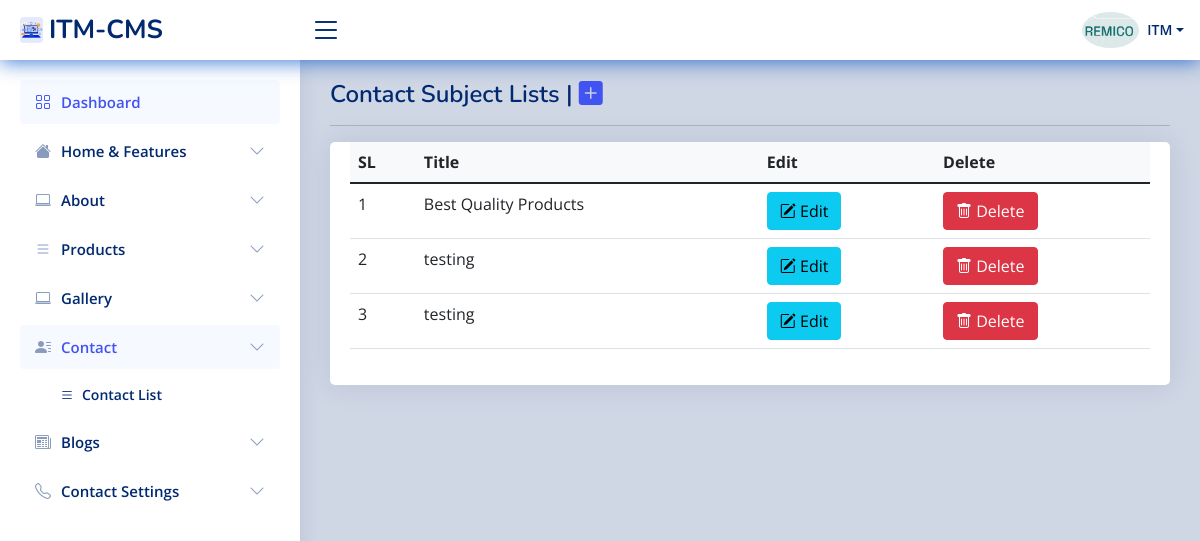
Page /itm-admin/user/contact-sub (signed in) on the committed database.
### tables this page shows
CREATE TABLE `stuff` (
  `userid` int(11) NOT NULL,
  `stuff_name` varchar(50) NOT NULL,
  `position` varchar(500) NOT NULL,
  `contact_info` varchar(50) NOT NULL,
  `business_name` varchar(500) NOT NULL,
  `business_details` varchar(250) NOT NULL,
  `service_charge` varchar(250) NOT NULL,
  `business_phone` varchar(100) NOT NULL,
  `business_email` varchar(250) NOT NULL,
  `biz_web` varchar(200) NOT NULL,
  `business_address` varchar(500) NOT NULL,
  `invoice_welcome` varchar(500) NOT NULL,
  `photo` varchar(150) NOT NULL,
  `sign_img` text NOT NULL,
  `join_date` date NOT NULL,
  `status` int(11) NOT NULL,
  `software_status` int(11) NOT NULL,
  `comments` varchar(500) NOT NULL,
  `division_id` int(11) NOT NULL,
  `district_id` int(11) NOT NULL,
  `upazila_id` int(11) NOT NULL,
  `inv_name` varchar(50) NOT NULL
);

CREATE TABLE `user` (
  `userid` int(11) NOT NULL,
  `full_name` varchar(250) NOT NULL,
  `username` varchar(50) NOT NULL,
  `password` varchar(200) NOT NULL,
  `access_level` int(11) NOT NULL,
  `status` int(11) NOT NULL,
  `expire_date` date NOT NULL
);

CREATE TABLE `contact_subject` (
  `id` int(11) NOT NULL,
  `user_id` int(11) NOT NULL,
  `title` varchar(255) NOT NULL
);

### itm-admin/user/session.php (called while the page is built, shortened)
<?php
include('../includes/conn.php');
$sq = mysqli_query($con, "select * from stuff left join `user` on user.userid=stuff.userid where stuff.userid='" . $_SESSION['id'] . "'");
$srow = mysqli_fetch_array($sq);
$user = $srow['username'];

### itm-admin/user/contact-sub.php (the view, shortened to what this page needs)
<!DOCTYPE html>
<html lang="en">
<head>
  <?php require_once 'head_link.php'; ?>
</head>
<body>
  <?php require_once 'header1.php'; ?>
  <?php require_once 'sidebar.php'; ?>
  <main id="main" class="main">
    <div class="pagetitle">
      <h1>Contact Subject Lists  | <span> <a href="contact-sub-add"> <i class="bi bi-plus-square-fill"></i> </a> </span> </h1>
      <hr>
    </div>
    <section class="section">
      <div class="row">
        <div class="col-lg-12">
          <div class="card">
            <div class="card-body">
              <table class="table table-hover datatable">
                <thead class="bg-light">
                  <tr>
                    <th> SL</th>
                    <th>Title</th>
                    <th>Edit</th>
                    <th>Delete</th>
                  </tr>
                </thead>
                <tbody id="tbody">
                  <?php
                  $sl = 0;
                  $eq = mysqli_query($con, "select * from contact_subject where user_id='" . $_SESSION['id'] . "' ORDER BY id asc");
                  while ($eqrow = mysqli_fetch_array($eq)) {
                  ?>
                    <tr>
                      <td><?php echo  ++$sl; ?></td>
                      <td> <?php echo $eqrow['title']; ?></td>
                      <td><a class="btn btn-info" href="contact-sub-edit?edit_id=<?php echo $eqrow['id']; ?>" title="click for edit" onclick="return confirm('Are You Sure To Edit ?')"><span class="bi bi-pencil-square"></span> Edit</a> </td>
                      <td><a class="btn btn-danger" href="?delete_id=<?php echo $eqrow['id']; ?>" title="click for delete" onclick="return confirm('Are You Sure To Delete ?')"><span class="bi bi-trash"></span> Delete</a> </td>
                    </tr>
                  <?php
                  }
                  ?>
                </tbody>
              </table>
            </div>
          </div>
        </div>
      </div>
    </section>
  </main>
  <?php require_once 'footer1.php'; ?>

### itm-admin/user/header1.php (shortened to what this page needs)
<?php
  require_once 'session.php';
  include('../scripts2.php');
  ?>
  <header id="header" class="header fixed-top d-flex align-items-center">
    <div class="d-flex align-items-center justify-content-between">
      <a href="home" class="logo d-flex align-items-center">
        <img src="../includes/web.jpg" alt="ITM" class="rounded">
        <span class="d-none d-lg-block">ITM-CMS</span>
      </a>
      <i class="bi bi-list toggle-sidebar-btn"></i>
    </div>
    <nav class="header-nav ms-auto">
      <ul class="d-flex align-items-center">
        <li class="nav-item dropdown pe-3">
          <a class="nav-link nav-profile d-flex align-items-center pe-0" href="#" data-bs-toggle="dropdown">
            <img src="../<?php if ($srow['photo']==""){echo "img/profile.jpg"; } else {echo $srow['photo'];} ?>" alt="Profile" class="rounded-circle">
            <span class="d-none d-md-block dropdown-toggle ps-2"><?php echo $user; ?></span>
          </a>
        </li>
      </ul>
    </nav>
  </header>

### itm-admin/user/assets/css/style.css (style rules this page uses)
:root { scroll-behavior: smooth; }
body { background:#01297030; font-family: "Open Sans", sans-serif; color: #444444; }
a { color: #4154f1; text-decoration: none; }
h1, h2, h3, h4, h5, h6 { font-family: "Nunito", sans-serif; }
#main { margin-top: 60px; padding: 20px 30px; transition: all 0.3s; }
.pagetitle { margin-bottom: 10px; }
.pagetitle h1 { font-size: 24px; margin-bottom: 0; font-weight: 600; color: #012970; }
.card { margin-bottom: 30px; border: none; border-radius: 5px; box-shadow: 0px 0 30px rgba(1, 41, 112, 0.1); }
.card-body { padding: 0 20px 20px 20px; }
.logo { line-height: 1; }
@media (min-width: 1200px) { .logo { width: 280px; } }
.logo img { max-height: 26px; margin-right: 6px; }
.logo span { font-size: 26px; font-weight: 700; color: #012970; font-family: "Nunito", sans-serif; }
.header { transition: all 0.5s; z-index: 997; height: 60px; box-shadow: 0px 2px 20px rgba(1, 41, 112, 0.1); background-color: #fff; padding-left: 20px; }
.header .toggle-sidebar-btn { font-size: 32px; padding-left: 10px; cursor: pointer; color: #012970; }
.header-nav ul { list-style: none; }
.header-nav > ul { margin: 0; padding: 0; }
.header-nav .nav-profile { color: #012970; }
.header-nav .nav-profile img { max-height: 36px; }
.header-nav .nav-profile span { font-size: 14px; font-weight: 600; }
@media (min-width: 1200px) { #main, #footer { margin-left: 300px; } }

### itm-admin/user/header1.php (style rules this page uses)
.header { transition: all 0.5s; z-index: 997; height: 60px; box-shadow: 0px 2px 20px #0a58cac9; background-color: #fff; padding-left: 20px; }

### rows in the picture
stuff: photo (picture), user.username "ITM"
contact_subject: title "Best Quality Products"
contact_subject: title "testing"
contact_subject: title "testing"
